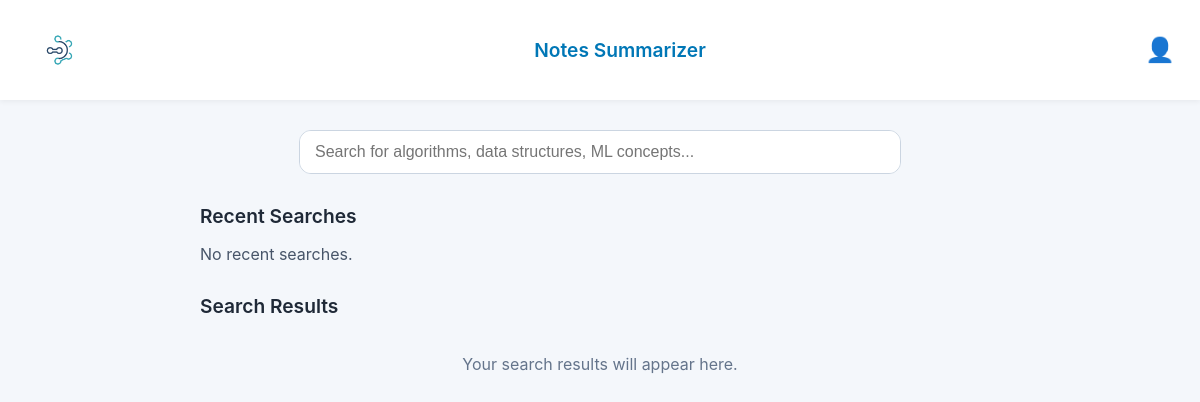
Page /search (signed in) on the earlier database version.
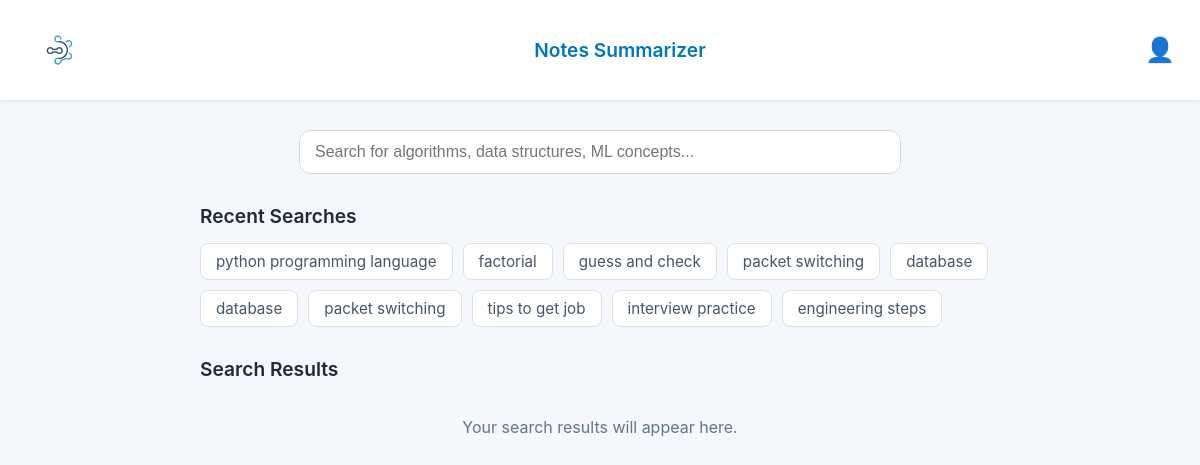
Same page on the later database version.
### models/recent_search.py (models this page shows, shortened)
class RecentSearch(db.Model):
    id = db.Column(db.Integer, primary_key=True)
    user_id = db.Column(db.Integer, db.ForeignKey('user.id'), nullable=False)
    query_text = db.Column(db.String(500), nullable=False)
    timestamp = db.Column(db.DateTime, default=datetime.datetime.utcnow)

### routes.py (the view)
@main_bp.route('/search')
def search_input_page():
    user_id = current_user.id if current_user.is_authenticated else None
    recent_searches_list = []
    if user_id:
        recent_searches_list = db.session.execute(
            select(RecentSearch)
            .filter_by(user_id=user_id)
            .order_by(RecentSearch.timestamp.desc())
            .limit(10)
        ).scalars().all()
    return render_template('search_screen.html', recent_searches=recent_searches_list)

### templates/search_screen.html (shortened to what this page needs)
{% extends "layout.html" %}
{% block content %}
<div class="search-page-container">
    <main class="search-main">
        <section class="search-form-section">
            <form id="search-form" class="search-form-inline" onsubmit="return false;">
                <input type="text" id="query" name="query" placeholder="Search for algorithms, data structures, ML concepts..." required>
            </form>
        </section>
        <section class="recent-searches-section">
            <h2>Recent Searches</h2>
            {% if recent_searches %}
                <div class="recent-searches-tags">
                    {% for search in recent_searches %}
                        <span class="search-tag" onclick="document.getElementById('query').value='{{ search.query_text }}'; document.getElementById('search-form').requestSubmit();">
                            {{ search.query_text }}
                        </span>
                    {% endfor %}
                </div>
            {% else %}
                <p class="no-recent-searches">No recent searches.</p>
            {% endif %}
        </section>
        <section class="search-results-section">
            <h2>Search Results</h2>
            <div id="search-results" class="results-display">
                <p class="initial-message">Your search results will appear here.</p>
            </div>
        </section>
    </main>
</div>
{% endblock %}

### templates/layout.html (shortened to what this page needs)
<!DOCTYPE html>
<html lang="en">
<head>
  <link rel="stylesheet" href="{{ url_for('static', filename='base.css') }}">
  <link rel="stylesheet" href="{{ url_for('static', filename='welcome.css') }}">
  <link rel="stylesheet" href="{{ url_for('static', filename='search.css') }}">
  <link rel="stylesheet" href="{{ url_for('static', filename='results.css') }}">
  <link rel="stylesheet" href="{{ url_for('static', filename='media.css') }}">
  <link rel="stylesheet" href="{{ url_for('static', filename='auth.css') }}">
</head>
<body>
    <header class="global-header">
    <div class="nav">
    <img src="{{ url_for('static', filename='assets/logo.png') }}" class="nav-logo" alt="APP NAME Logo">
    <span class="nav-title">Notes Summarizer</span>
    <div class="user-menu-container">
        <button class="user-icon" onclick="toggleMenu()">👤</button>
    </div>
    </div>
  </header>
  <main class="main-content">
    {% block content %}{% endblock %}
  </main>
</body>
</html>

### static/base.css (style rules this page uses)
body { font-family: 'Inter', sans-serif; margin: 0; padding: 0; background: #f4f7fb; color: #1e293b; }
h2 { font-weight: 600; color: #1f2937; }
p { color: #475569; }
.global-header .nav { display: flex; justify-content: space-between; align-items: center; padding: 15px 25px; background: white; box-shadow: 0 2px 5px rgba(0,0,0,0.05); }
.nav-logo { width: 70px; }
.nav-title { font-weight: 600; font-size: 1.2rem; color: #0077b6; }
.user-icon { font-size: 1.5rem; color: #475569; }
.user-menu-container { position: relative; display: inline-block; }
.user-icon { background: none; border: none; font-size: 1.5rem; color: #475569; cursor: pointer; padding: 0; margin: 0; }

### static/search.css (style rules this page uses)
.search-page-container { max-width: 800px; margin: 0 auto; padding: 30px 20px; }
.search-form-section { margin-bottom: 30px; }
.search-form-inline { max-width: 600px; margin: 0 auto 30px auto; display: flex; border: 1px solid #cbd5e1; border-radius: 12px; overflow: hidden; background: #fff; }
#query { width: 100%; padding: 12px 15px; border: none; outline: none; font-size: 1rem; }
.recent-searches-section h2 { font-size: 1.2rem; margin-bottom: 15px; }
.search-results-section h2 { font-size: 1.2rem; margin-top: 30px; margin-bottom: 15px; }
.loading-message, .error-message, .no-results, .initial-message { text-align: center; color: #64748b; padding: 20px; }
.recent-searches-tags { display: flex; flex-wrap: wrap; gap: 10px; margin-top: 15px; }
.search-tag { background: #FFFFFF; border: 1px solid #E0E0E0; color: #475569; padding: 8px 15px; border-radius: 8px; font-size: 0.95rem; cursor: pointer; transition: background-color 0.2s, border-color 0.2s; user-select: none; }

Differences in the rows shown:
added RecentSearch: query_text "python programming language"
added RecentSearch: query_text "factorial"
added RecentSearch: query_text "guess and check"
added RecentSearch: query_text "packet switching"
added RecentSearch: query_text "database"
added RecentSearch: query_text "database"
added RecentSearch: query_text "packet switching"
added RecentSearch: query_text "tips to get job"
added RecentSearch: query_text "interview practice"
added RecentSearch: query_text "engineering steps"
Other differences:
text no longer shown: "No recent searches."
